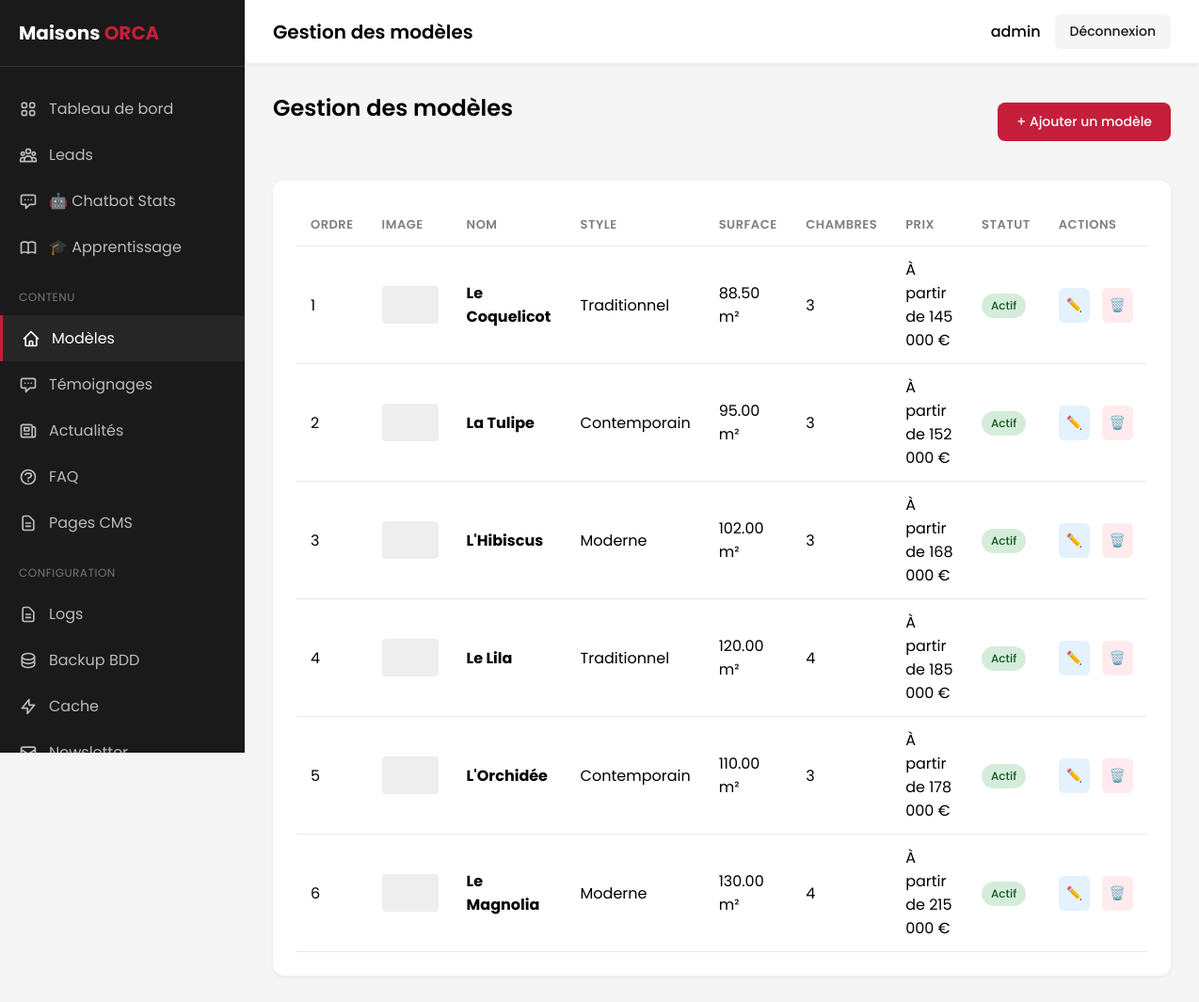
Page /admin/modeles.php (signed in) on the committed database.
### tables this page shows
CREATE TABLE modeles (
    id INT PRIMARY KEY AUTO_INCREMENT,
    nom VARCHAR(100) NOT NULL,
    slug VARCHAR(100) NOT NULL UNIQUE,
    slogan VARCHAR(255),
    description TEXT,
    points_forts TEXT,
    surface_habitable DECIMAL(6,2),
    surface_terrain_min DECIMAL(6,2),
    nb_chambres INT,
    nb_salles_bain INT,
    nb_etages ENUM('plain-pied', '1-etage', '2-etages') DEFAULT 'plain-pied',
    style ENUM('traditionnel', 'contemporain', 'moderne') DEFAULT 'traditionnel',
    prix_base DECIMAL(10,2),
    prix_afficher VARCHAR(50),
    chambre_rdc BOOLEAN DEFAULT FALSE,
    garage BOOLEAN DEFAULT TRUE,
    terrasse BOOLEAN DEFAULT FALSE,
    is_active BOOLEAN DEFAULT TRUE,
    is_promo BOOLEAN DEFAULT FALSE,
    ordre_affichage INT DEFAULT 0,
    image_principale VARCHAR(255),
    images_galerie JSON,
    plan_pdf VARCHAR(255),
    meta_title VARCHAR(150),
    meta_description TEXT,
    created_at TIMESTAMP DEFAULT CURRENT_TIMESTAMP,
    updated_at TIMESTAMP DEFAULT CURRENT_TIMESTAMP ON UPDATE CURRENT_TIMESTAMP
);

### admin/modeles.php (the view, shortened to what this page needs)
<?php
require_once '../includes/config.php';
$modeles = $pdo->query("SELECT * FROM modeles ORDER BY ordre_affichage ASC")->fetchAll();
include 'includes/admin-header.php';
?>
<div class="admin-content">
    <div style="display: flex; justify-content: space-between; align-items: center; margin-bottom: 30px;">
        <h1 class="admin-title">Gestion des modèles</h1>
        <a href="modele-edit.php" class="btn btn-primary">+ Ajouter un modèle</a>
    </div>
    <div class="admin-section">
        <table class="admin-table">
            <thead>
                <tr>
                    <th>Ordre</th>
                    <th>Image</th>
                    <th>Nom</th>
                    <th>Style</th>
                    <th>Surface</th>
                    <th>Chambres</th>
                    <th>Prix</th>
                    <th>Statut</th>
                    <th>Actions</th>
                </tr>
            </thead>
            <tbody>
                <?php foreach ($modeles as $modele): ?>
                <tr>
                    <td><?php echo $modele['ordre_affichage']; ?></td>
                    <td>
                        <?php if ($modele['image_principale']): ?>
                        <img src="../uploads/maisons/<?php echo $modele['image_principale']; ?>" alt="" style="width: 60px; height: 40px; object-fit: cover; border-radius: 4px;">
                        <?php else: ?>
                        <div style="width: 60px; height: 40px; background: #eee; border-radius: 4px;"></div>
                        <?php endif; ?>
                    </td>
                    <td><strong><?php echo htmlspecialchars($modele['nom']); ?></strong></td>
                    <td><?php echo ucfirst($modele['style']); ?></td>
                    <td><?php echo $modele['surface_habitable']; ?> m²</td>
                    <td><?php echo $modele['nb_chambres']; ?></td>
                    <td><?php echo htmlspecialchars($modele['prix_afficher']); ?></td>
                    <td>
                        <?php if ($modele['is_active']): ?>
                        <span class="badge badge-success">Actif</span>
                        <?php else: ?>
                        <span class="badge badge-error">Inactif</span>
                        <?php endif; ?>
                    </td>
                    <td class="actions-cell">
                        <a href="modele-edit.php?id=<?php echo $modele['id']; ?>" class="btn-icon" title="Modifier" style="background: #e3f2fd; color: #1976d2;">✏️</a>
                        <a href="modele-delete.php?id=<?php echo $modele['id']; ?>" class="btn-icon" title="Supprimer" style="background: #ffebee; color: #c62828;" onclick="return confirm('Êtes-vous sûr de vouloir supprimer ce modèle ? Cette action est irréversible.');">🗑️</a>
                    </td>
                </tr>
                <?php endforeach; ?>
            </tbody>
        </table>
    </div>
</div>
<?php include 'includes/admin-footer.php'; ?>

### admin/includes/admin-header.php (style rules this page uses)
:root { --color-primary: #C41E3A; --color-primary-dark: #9A1830; --color-dark: #1A1A1A; --color-gray: #7F7F7F; --color-gray-light: #E8E8E8; --color-gray-lighter: #F5F5F5; --color-white: #FFFFFF; --color-success: #27AE60; --color-warning: #F39C12; --color-error: #E74C3C; }
* { box-sizing: border-box; margin: 0; padding: 0; }
body { font-family: 'Poppins', sans-serif; background: var(--color-gray-lighter); min-height: 100vh; }
.admin-content { padding: 30px; }
.admin-title { font-size: 24px; font-weight: 600; margin-bottom: 30px; }
.admin-section { background: var(--color-white); border-radius: 12px; padding: 25px; margin-bottom: 30px; box-shadow: 0 2px 4px rgba(0,0,0,0.05); }
.btn { display: inline-flex; align-items: center; gap: 8px; padding: 10px 20px; border-radius: 8px; font-size: 14px; font-weight: 500; text-decoration: none; cursor: pointer; border: none; transition: all 0.2s; }
.btn-primary { background: var(--color-primary); color: var(--color-white); }
.btn-icon { padding: 8px; border-radius: 6px; font-size: 14px; text-decoration: none; display: inline-flex; align-items: center; justify-content: center; transition: all 0.2s; }
.actions-cell { white-space: nowrap; width: 1%; }
.actions-cell .btn-icon + .btn-icon { margin-left: 8px; }
.admin-table { width: 100%; border-collapse: collapse; }
.admin-table th, .admin-table td { padding: 12px 15px; text-align: left; border-bottom: 1px solid var(--color-gray-light); }
.admin-table th { font-weight: 600; color: var(--color-gray); font-size: 13px; text-transform: uppercase; letter-spacing: 0.5px; }
.badge { display: inline-block; padding: 4px 10px; border-radius: 20px; font-size: 12px; font-weight: 500; }
.badge-success { background: #D4EDDA; color: #155724; }

### rows in the picture
modeles: ordre_affichage "1", nom "Le Coquelicot", style "Traditionnel", surface_habitable "88.50", nb_chambres "3", prix_afficher "À partir de 145 000 €", is_active "Actif"
modeles: ordre_affichage "2", nom "La Tulipe", style "Contemporain", surface_habitable "95.00", nb_chambres "3", prix_afficher "À partir de 152 000 €", is_active "Actif"
modeles: ordre_affichage "3", nom "L'Hibiscus", style "Moderne", surface_habitable "102.00", nb_chambres "3", prix_afficher "À partir de 168 000 €", is_active "Actif"
modeles: ordre_affichage "4", nom "Le Lila", style "Traditionnel", surface_habitable "120.00", nb_chambres "4", prix_afficher "À partir de 185 000 €", is_active "Actif"
modeles: ordre_affichage "5", nom "L'Orchidée", style "Contemporain", surface_habitable "110.00", nb_chambres "3", prix_afficher "À partir de 178 000 €", is_active "Actif"
modeles: ordre_affichage "6", nom "Le Magnolia", style "Moderne", surface_habitable "130.00", nb_chambres "4", prix_afficher "À partir de 215 000 €", is_active "Actif"

### other values in the picture
$page_title "Gestion des modèles"
$_SESSION['admin_username'] "admin"
